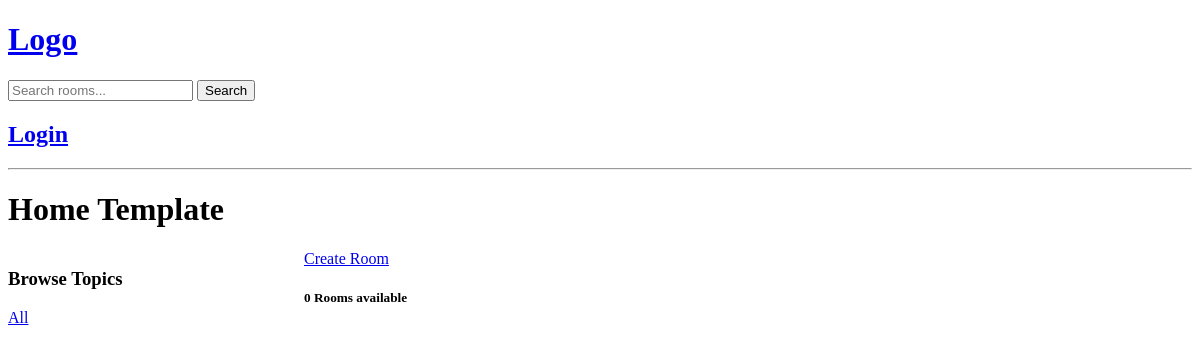
Before: /?q=Go with the older database file.
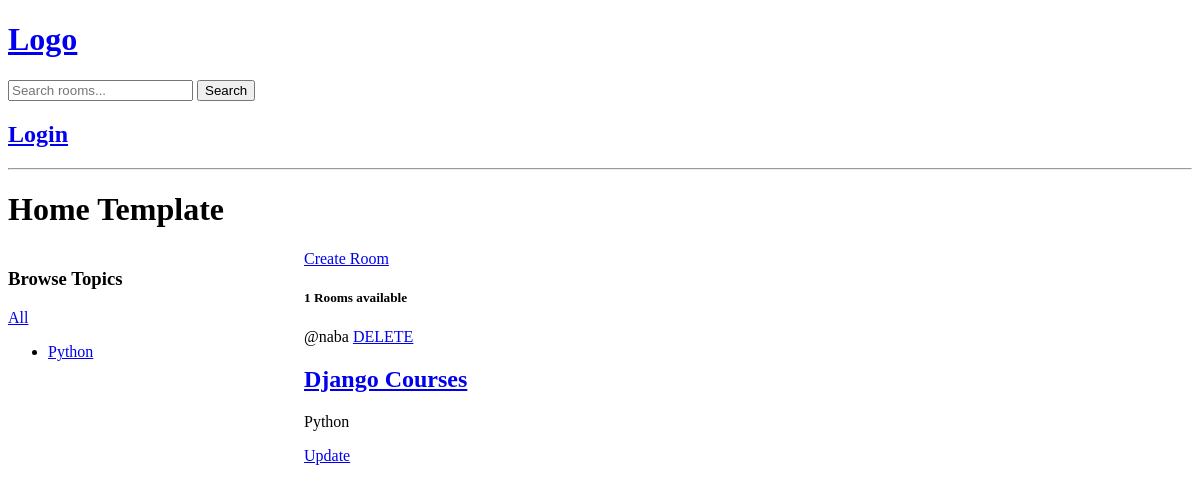
After: the same page with the newer database file.
### base/models.py (models this page shows, shortened)
class Topic(models.Model):
    name = models.CharField(max_length=200)

class Room(models.Model):
    user = models.ForeignKey(User, on_delete=models.SET_NULL, null=True)
    topic = models.ForeignKey(Topic, on_delete=models.SET_NULL, null=True)
    name = models.CharField(max_length=128)
    description = models.TextField(null=True, blank=True)
    updated = models.DateTimeField(auto_now=True)
    created = models.DateTimeField(auto_now_add=True)
    class Meta:
        ordering = ['-updated','created']

### base/views.py (the view)
# urls.py: path('', views.home, name='home'),
def home(request):
    q = request.GET.get('q') if request.GET.get('q') != None else ''
    rooms = Room.objects.filter(
        Q(topic__name__icontains=q) |
        Q(name__icontains=q) |
        Q(description__icontains=q)
        )
    topics = Topic.objects.all()
    rooms_count = rooms.count()
    context = {'rooms' : rooms,
     'topics' : topics,
     'rooms_count' : rooms_count}
    return render(request, 'base/home.html', context)

### base/templates/base/home.html (shortened to what this page needs)
{% extends 'main.html' %}
{% block content %}
<h1>Home Template</h1>
<div class="home-container">
    <div>
        <h3>Browse Topics</h3>
        <div>
         <a href="{% url 'home' %}">All</a>
        </div>
        <ul>
            {% for topic in topics %}
                <li><a href="{% url 'home' %}?q={{topic.name}}">{{ topic.name }}</a></li>
            {% endfor %}
        </ul>
    </div>
    <div>
    <a href="{% url 'create_room' %}">Create Room</a>
    <div>
        <h5>{{ rooms_count }} Rooms available</h5>
        {% for room in rooms %}
        <div>
            <span>@{{ room.user.username }}</span>
            <a href="{% url 'delete_room' room.id %}">DELETE</a>
            <a href="{% url 'room' room.id %}">
                <h2>{{ room.name }}</h2>
            </a>
            <p>{{ room.topic.name }}</p>
            <a href="{% url 'update_room' room.id %}" >Update</a>
        </div>
        {% endfor %}
    </div>
    </div>
</div>
{% endblock content %}

Changed rows visible on the page:
added Topic: name "Python"
added Room: user.username "naba", name "Django Courses", topic.name "Python"
Other visible differences:
{{ rooms_count }}: "0" → "1"
